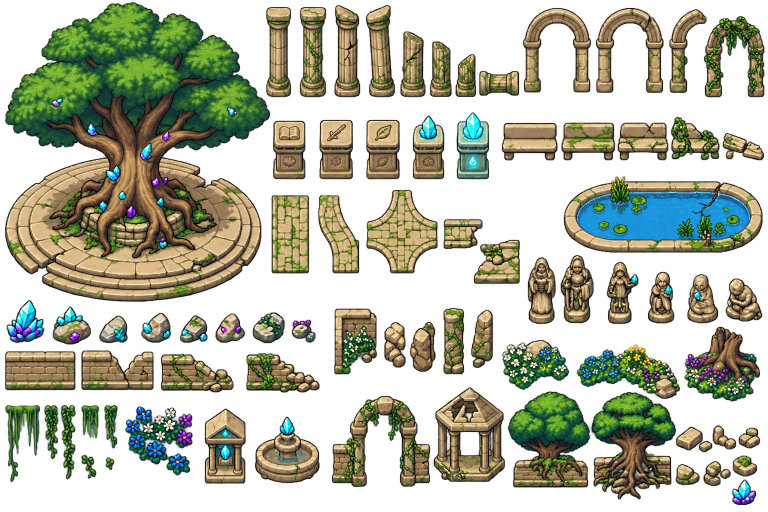
#> input picture assets/Tree Mystical.png, 1536 x 1024 px (shown at 1/2 size)
$ python mysticut.py
#> lines starting #> are read from the running program, lines starting #| are printed output that depends on the picture; after the words box and inside, x2 and y2 are one past the last pixel; in counts of white or black regions, pixels touching at a corner belong together
"""Slice the Mystical Tree ruins sheet (assets/Tree Mystical.png) into props.

Like treee.png this sheet arrives with a real alpha channel and no panel
chrome, so there is nothing to matte. Unlike the tree sheet it is NOT a grid —
sprites are scattered freely — so cells come from connected-component labelling
on the alpha, dilated a few pixels so a sprite drawn as detached clusters
(canopy + trunk, flower sprays) stays one piece.

  python3 tools/mysticut.py index          # contact sheet + blobs json
  python3 tools/mysticut.py cut            # write every NAMED blob to _src
  python3 tools/mysticut.py cut name..     # just these names

Cuts land in assets/props/_src at sheet resolution; tools/bake_props.py then
resamples them to the sizes DECOR_SIZE asks for, same as every other prop.
"""
import json, os, sys
import numpy as np
from PIL import Image, ImageDraw
from scipy import ndimage

ROOT = os.path.dirname(os.path.dirname(os.path.abspath(__file__)))
SHEET = os.path.join(ROOT, "assets/Tree Mystical.png")
OUT = os.path.join(ROOT, "assets/props/_src")
WORK = os.path.join(os.path.dirname(os.path.abspath(__file__)), "_index")

# blob index -> prop name, filled in after eyeballing the indexed contact
# sheet. A name of None leaves the blob uncut. One blob may carry several
# names with explicit sub-boxes when two sprites touch (name, x0,y0,x1,y1
# relative to the blob's own crop).
NAMES = {
    0: "mystic_tree_grand",
    1: "myst_col_a", 2: "myst_col_b", 3: "myst_col_cracked", 4: "myst_col_tall",
    5: "myst_col_lean", 6: "myst_col_broken",
    11: [("myst_col_stub", 0, 0, 47, 87), ("myst_col_drum", 47, 0, 129, 87)],
    7: "myst_arch_a", 8: "myst_arch_b", 9: "myst_arch_narrow", 10: "myst_arch_vine",
    12: "myst_ped_book", 13: "myst_ped_sword", 14: "myst_ped_leaf",
    15: "myst_ped_crystal_dim", 16: "myst_ped_crystal_lit",
    17: "myst_bench_a",
    18: [("myst_bench_b", 0, 0, 120, 88), ("myst_bench_c", 118, 0, 225, 88),
         ("myst_bench_d", 222, 0, 318, 88)],
    19: "myst_bench_bit",
    22: ["myst_path_straight", "myst_path_straight_ew"],
    23: ["myst_path_curve", "myst_path_curve_ew"], 20: "myst_path_cross",
    24: "myst_path_edge", 25: "myst_path_steps",
    21: "myst_pond",
    26: "myst_statue_maiden", 27: "myst_statue_knight", 28: "myst_statue_crystal",
    29: "myst_statue_kneel", 30: "myst_statue_glow", 31: "myst_statue_sit",
    32: "myst_crystals_purple", 33: "myst_crystals_cyan",
    34: "myst_rock_a", 35: "myst_rock_b", 36: "myst_rock_c", 37: "myst_rock_d",
    38: "myst_rock_e", 39: "myst_crystals_mini",
    46: "myst_wall_long", 47: "myst_wall_gap", 48: "myst_wall_vine", 49: "myst_wall_steps",
    40: "myst_door_flowers", 41: "myst_stone_pair", 42: "myst_stone_one",
    43: "myst_pillar_moss_a", 44: "myst_pillar_moss_b",
    50: "myst_bush_white", 51: "myst_bush_meadow", 45: "myst_stump_flowers",
    52: "myst_vine_curtain_a", 53: "myst_vine_curtain_b",
    54: "myst_vine_a", 55: "myst_vine_b", 63: "myst_vine_c", 64: "myst_vine_d",
    56: "myst_flower_spray",
    57: "myst_shrine_niche", 58: "myst_fountain_mini",
    59: "myst_arch_ruin", 60: "myst_gazebo",
    61: [("myst_tree_round", 0, 0, 168, 218), ("myst_tree_roots", 166, 0, 339, 218)],
    62: "myst_rubble_a", 65: "myst_rubble_b", 66: "myst_rubble_c",
    67: "myst_crystal_spike",
}


def blobs():
    im = Image.open(SHEET).convert("RGBA")
#> im is the input picture: PIL image 1536x1024 RGBA; mean R, G, B, A 100.9, 103.5, 71.2, 122.4
    a = np.asarray(im)
    alpha = a[..., 3] > 24
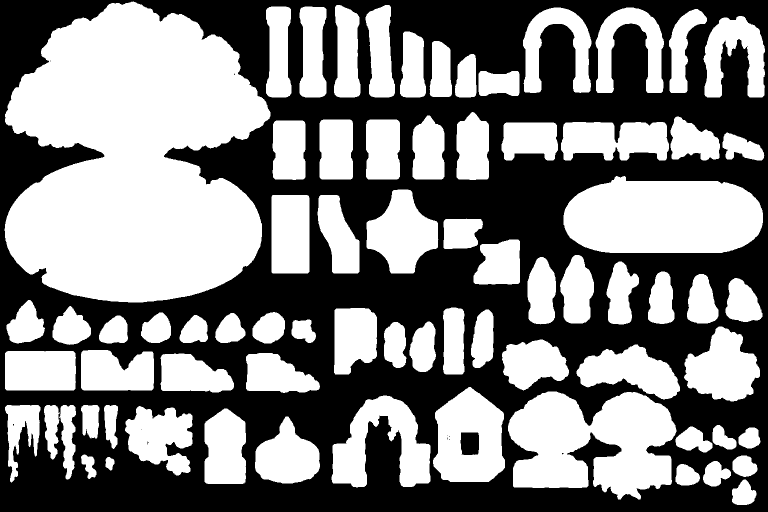
#> alpha: shape (1024, 1536) bool (shown at 1/2 size); 50.4% white; 15 black regions (13 under 20 px), largest, box (x1, y1, x2, y2) and area: (0, 0, 1536, 1024) 778717, (921, 865, 958, 910) 1576
    # Merge detached clusters: a canopy floating over its trunk, a spray of
    # flowers. 5px reaches across the biggest internal gap on this sheet
    # without bridging the real gutters between neighbouring sprites.
    fat = ndimage.binary_dilation(alpha, iterations=DILATE)
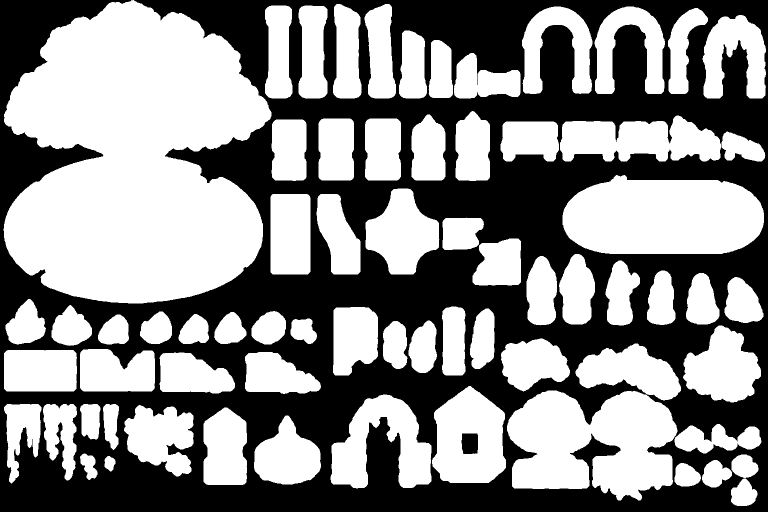
#> fat: shape (1024, 1536) bool (shown at 1/2 size); 54.1% white; 4 black regions (2 under 20 px), largest, box (x1, y1, x2, y2) and area: (0, 0, 1536, 1024) 720288, (923, 867, 956, 908) 1282
    lab, n = ndimage.label(fat)
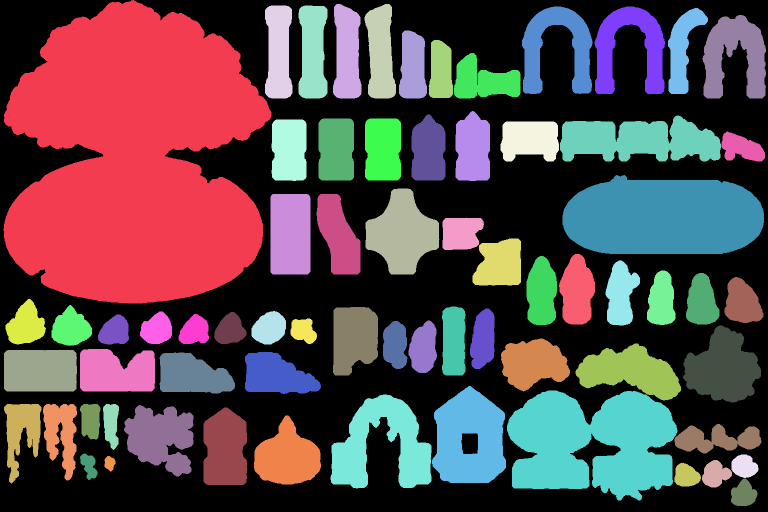
#> lab: shape (1024, 1536) int32 (shown at 1/2 size); 70 distinct labels, from 0 to 69; one colour per label, 0 black
#> n = 69
    boxes = []
    for k, sl in enumerate(ndimage.find_objects(lab), start=1):
        y0, y1 = sl[0].start, sl[0].stop
        x0, x1 = sl[1].start, sl[1].stop
        # only THIS blob's pixels: two sprites whose boxes overlap (the grand
        # tree's canopy brushes column 1) must not leak into each other's cut
        m = alpha[sl] & (lab[sl] == k)
        if m.sum() < 120:  # dust
            continue
        ys, xs = np.where(m)
        boxes.append([int(x0 + xs.min()), int(y0 + ys.min()),
                      int(x0 + xs.max() + 1), int(y0 + ys.max() + 1), k])
#> this loop made 69 passes
#> (y0, y1, x0, x1) on passes 1 to 12: (0, 607, 7, 543), (8, 197, 666, 723), (8, 197, 729, 792), (11, 197, 530, 585), (11, 197, 597, 655), (13, 188, 1044, 1185), (13, 188, 1189, 1330), (16, 188, 1336, 1416), (30, 197, 1405, 1532), (61, 197, 798, 854), (80, 196, 857, 906), (106, 197, 908, 1041)
#> pass 1, in blobs, `m = alpha[sl] & (lab[sl] == k)`:
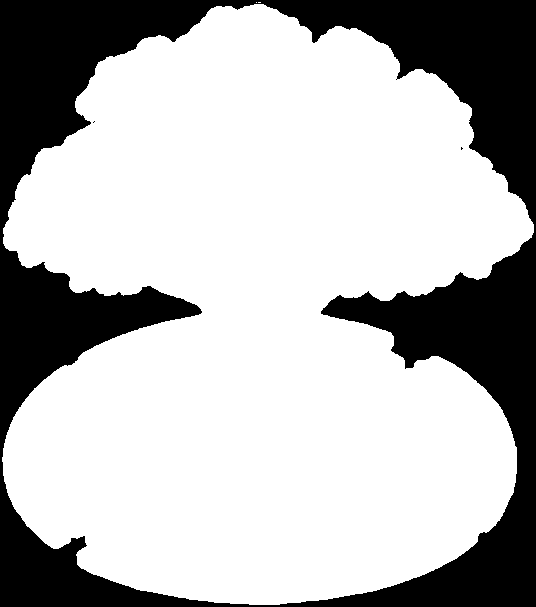
#> m: shape (607, 536) bool; 71.4% white; 3 black regions (2 under 20 px), largest, box (x1, y1, x2, y2) and area: (0, 0, 536, 607) 93050
#> after the loop:
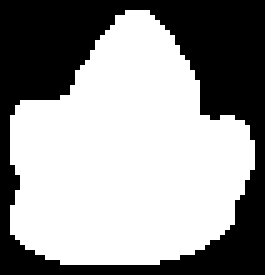
#> m: shape (55, 53) bool (shown 5 times larger); 59.8% white; 1 black region, box (x1, y1, x2, y2) and area: (0, 0, 53, 55) 1172
#> after the loop, boxes = 69 items, first 6: [9, 2, 541, 605, 1], [668, 10, 721, 195, 2], [731, 10, 790, 195, 3], [532, 13, 583, 195, 4], [599, 13, 653, 195, 5], [1046, 15, 1183, 186, 6]
    boxes.sort(key=lambda b: (b[1] // 96, b[0]))  # rough reading order
    return im, boxes, lab


DILATE = 2  # px; merges a sprite's detached clusters without bridging gutters


def index():
    im, boxes, _ = blobs()
#> boxes = 69 items, first 6: [9, 2, 541, 605, 1], [532, 13, 583, 195, 4], [599, 13, 653, 195, 5], [668, 10, 721, 195, 2], [731, 10, 790, 195, 3], [800, 63, 852, 195, 10]
    os.makedirs(WORK, exist_ok=True)
    sheet = im.convert("RGB")
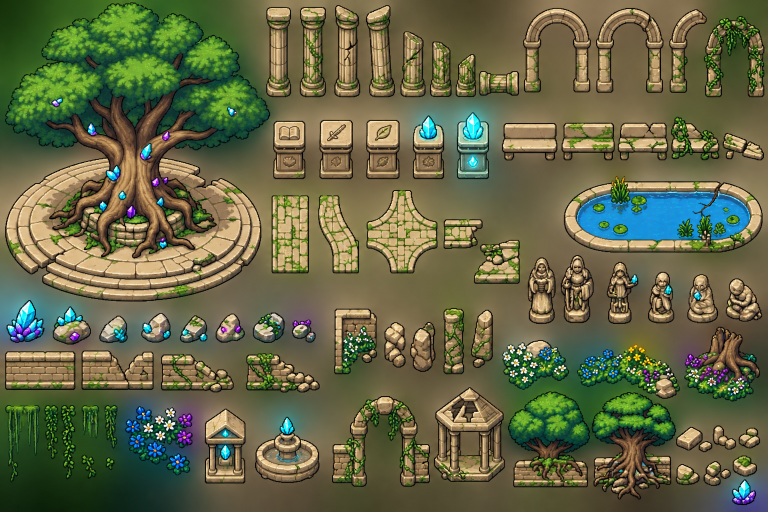
#> sheet: PIL image 1536x1024 RGB (shown at 1/2 size); mean R, G, B 100.9, 103.5, 71.2
    d = ImageDraw.Draw(sheet)
    for i, (x0, y0, x1, y1, _k) in enumerate(boxes):
        d.rectangle([x0, y0, x1 - 1, y1 - 1], outline=(255, 60, 60), width=2)
        d.text((x0 + 3, y0 + 2), str(i), fill=(255, 255, 80))
#> this loop made 69 passes
#> (x0, y0, x1, y1, _k) on passes 1 to 12: (9, 2, 541, 605, 1), (532, 13, 583, 195, 4), (599, 13, 653, 195, 5), (668, 10, 721, 195, 2), (731, 10, 790, 195, 3), (800, 63, 852, 195, 10), (859, 82, 904, 194, 11), (1046, 15, 1183, 186, 6), (1191, 15, 1328, 186, 7), (1338, 18, 1414, 186, 8), (1407, 32, 1530, 195, 9), (910, 108, 1039, 195, 12)
    sheet.save(os.path.join(WORK, "mystic_contact.png"))
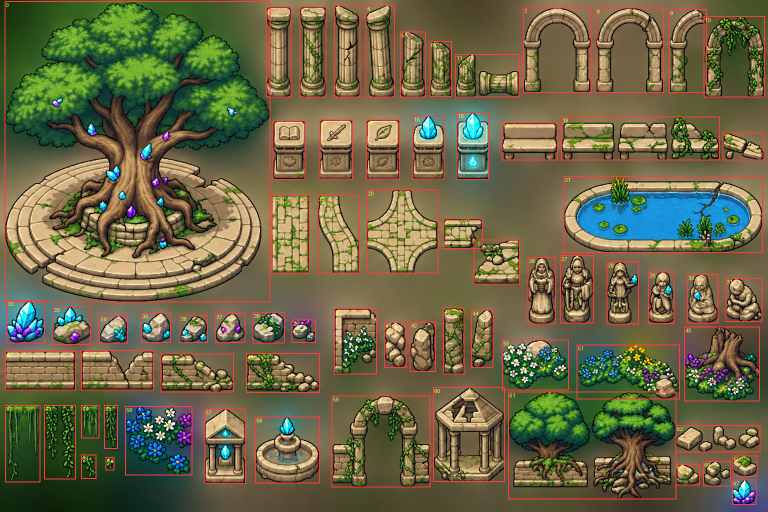
#> saved as mystic_contact.png: PIL image 1536x1024 RGB (shown at 1/2 size); mean R, G, B 107.5, 102.7, 71.2
    json.dump(boxes, open(os.path.join(WORK, "blobs_mystic.json"), "w"))
    print(f"{len(boxes)} blobs -> {WORK}/mystic_contact.png")
#| 69 blobs -> tools/_index/mystic_contact.png


# Cuts that are pre-rotated on disk (degrees CCW). The engine draws props
# upright and can only mirror them, so an E-W run of the sheet's N-S paving
# strip is made here rather than there.
ROTATE = {"myst_path_straight_ew": 90, "myst_path_curve_ew": 90}


def cut(want):
    im = Image.open(SHEET).convert("RGBA")
    boxes = json.load(open(os.path.join(WORK, "blobs_mystic.json")))
    _, _, lab = blobs()
    os.makedirs(OUT, exist_ok=True)
    for i, spec in NAMES.items():
        if spec is None:
            continue
        entries = spec if isinstance(spec, list) else [spec]
        for e in entries:
            if isinstance(e, str):
                name, sub = e, None
            else:
                name, sub = e[0], e[1:]
            if want and name not in want:
                continue
            x0, y0, x1, y1, k = boxes[i]
            if sub:
                sx0, sy0, sx1, sy1 = sub
                x0, y0, x1, y1 = x0 + sx0, y0 + sy0, x0 + sx1, y0 + sy1
            arr = np.array(im.crop((x0, y0, x1, y1)))
            arr[..., 3] = np.where(lab[y0:y1, x0:x1] == k, arr[..., 3], 0)
            crop = Image.fromarray(arr)
            # tighten once more after a sub-box / label mask
            a = arr[..., 3] > 24
            ys, xs = np.where(a)
            crop = crop.crop((int(xs.min()), int(ys.min()),
                              int(xs.max() + 1), int(ys.max() + 1)))
            if name in ROTATE:
                crop = crop.rotate(ROTATE[name], expand=True)
            crop.save(os.path.join(OUT, name + ".png"))
            print(f"  {name:24s} blob {i:3d}  {crop.size[0]}x{crop.size[1]}")


if __name__ == "__main__":
    mode = sys.argv[1] if len(sys.argv) > 1 else "index"
    if mode == "index":
        index()
    elif mode == "cut":
        cut(set(sys.argv[2:]))

$ run again, with assets/duck.png copied over assets/Tree Mystical.png
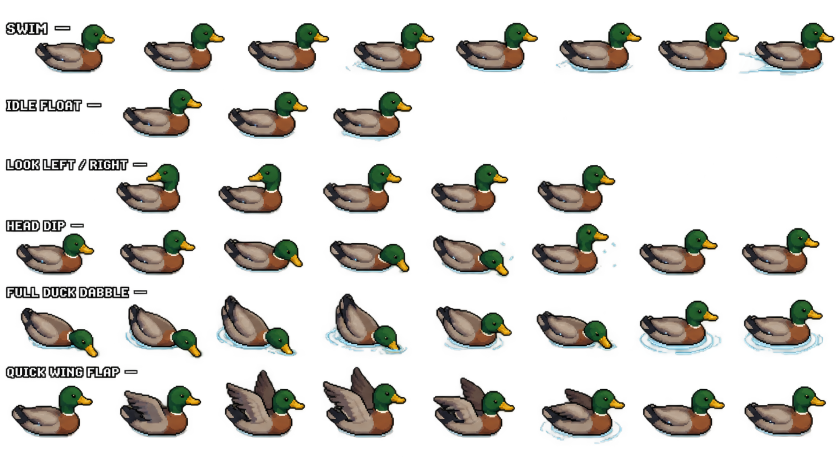
#> input picture assets/duck.png, 1672 x 940 px (shown at 1/2 size)
#> in blobs, im is the input picture: PIL image 1672x940 RGBA; mean R, G, B, A 30.6, 29.8, 24.1, 61.6
#> alpha: shape (940, 1672) bool; 26.2% white; 79 white regions (9 under 20 px), largest, box (x1, y1, x2, y2) and area: (645, 733, 813, 876) 14531, (449, 739, 611, 876) 13577, (1080, 776, 1251, 886) 12393
#> fat: shape (940, 1672) bool; 29% white; 59 white regions, largest, box (x1, y1, x2, y2) and area: (643, 731, 815, 878) 15617, (447, 737, 613, 878) 14602, (1078, 774, 1253, 890) 13839
#> lab: shape (940, 1672) int32; 61 distinct labels, from 0 to 60
#> n = 60
#> the loop in blobs, `for k, sl in enumerate(ndimage.find_objects(lab), start=1):` made 60 passes
#> (y0, y1, x0, x1) on passes 1 to 8: (42, 72, 9, 98), (43, 147, 910, 1078), (43, 149, 1109, 1286), (43, 146, 1314, 1481), (43, 154, 1475, 1672), (44, 147, 285, 452), (44, 147, 493, 661), (44, 147, 703, 871)
#> after the loop in blobs, `for k, sl in enumerate(ndimage.find_objects(lab), start=1):`:
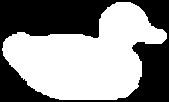
#> m: shape (102, 169) bool; 55.2% white; 1 black region, box (x1, y1, x2, y2) and area: (0, 0, 169, 102) 7715
#> after the loop in blobs, `for k, sl in enumerate(ndimage.find_objects(lab), start=1):`: boxes = 53 items, first 6: [11, 44, 96, 70, 1], [912, 45, 1076, 145, 2], [1111, 45, 1284, 147, 3], [1316, 45, 1479, 144, 4], [1477, 45, 1670, 152, 5], [287, 46, 450, 145, 6]
#> in index, `im, boxes, _ = blobs()`: boxes = 53 items, first 6: [11, 44, 96, 70, 1], [70, 48, 230, 147, 9], [108, 51, 142, 62, 10], [287, 46, 450, 145, 6], [495, 46, 659, 145, 7], [705, 46, 869, 145, 8]
#> the loop in index, `for i, (x0, y0, x1, y1, _k) in enumerate(boxes):` made 53 passes
#> in index, `sheet.save(os.path.join(WORK, "mystic_contact.png"))`:
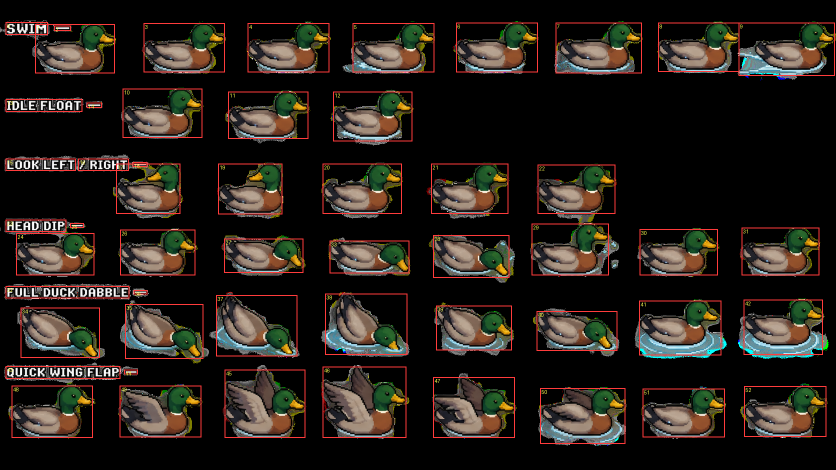
#> saved as mystic_contact.png: PIL image 1672x940 RGB (shown at 1/2 size); mean R, G, B 37.4, 30.7, 25
#| 53 blobs -> tools/_index/mystic_contact.png

$ run again, with assets/frog.png copied over assets/Tree Mystical.png
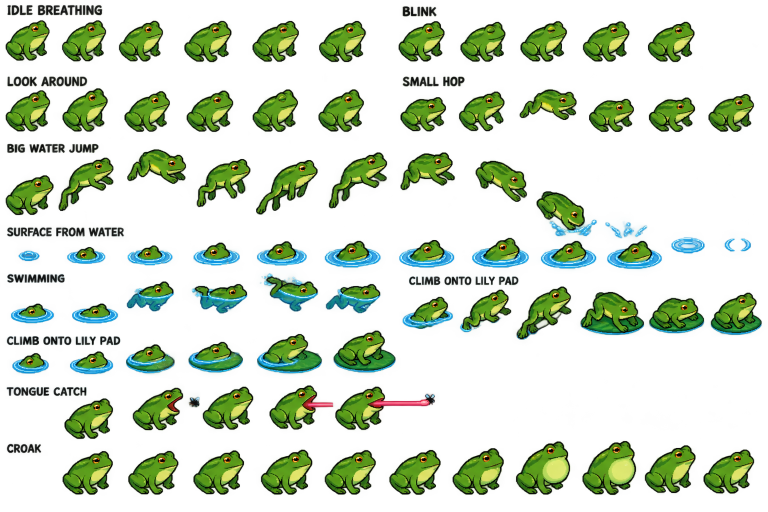
#> input picture assets/frog.png, 1536 x 1024 px (shown at 1/2 size)
#> in blobs, im is the input picture: PIL image 1536x1024 RGBA; mean R, G, B, A 55.3, 94.3, 46.3, 62.4
#> alpha: shape (1024, 1536) bool; 26.7% white; 121 white regions (4 under 20 px), largest, box (x1, y1, x2, y2) and area: (1164, 881, 1273, 991) 8338, (1031, 882, 1141, 990) 8169, (1160, 583, 1289, 671) 8078
#> fat: shape (1024, 1536) bool; 30.2% white; 106 white regions, largest, box (x1, y1, x2, y2) and area: (1162, 879, 1275, 993) 9011, (1029, 880, 1143, 992) 8828, (1158, 581, 1291, 673) 8736
#> lab: shape (1024, 1536) int32; 107 distinct labels, from 0 to 106
#> n = 106
#> the loop in blobs, `for k, sl in enumerate(ndimage.find_objects(lab), start=1):` made 106 passes
#> (y0, y1, x0, x1) on passes 1 to 8: (7, 33, 73, 207), (8, 33, 12, 68), (10, 36, 803, 876), (38, 124, 9, 102), (38, 126, 122, 215), (39, 126, 235, 329), (39, 127, 366, 466), (39, 126, 502, 600)
#> after the loop in blobs, `for k, sl in enumerate(ndimage.find_objects(lab), start=1):`: boxes = 106 items, first 6: [75, 9, 205, 31, 1], [14, 10, 66, 31, 2], [805, 12, 874, 34, 3], [11, 40, 100, 122, 4], [124, 40, 213, 124, 5], [237, 41, 327, 124, 6]
#> in index, `im, boxes, _ = blobs()`: boxes = 106 items, first 6: [11, 40, 100, 122, 4], [14, 10, 66, 31, 2], [75, 9, 205, 31, 1], [124, 40, 213, 124, 5], [237, 41, 327, 124, 6], [368, 41, 464, 125, 7]
#> the loop in index, `for i, (x0, y0, x1, y1, _k) in enumerate(boxes):` made 106 passes
#> in index, `sheet.save(os.path.join(WORK, "mystic_contact.png"))`:
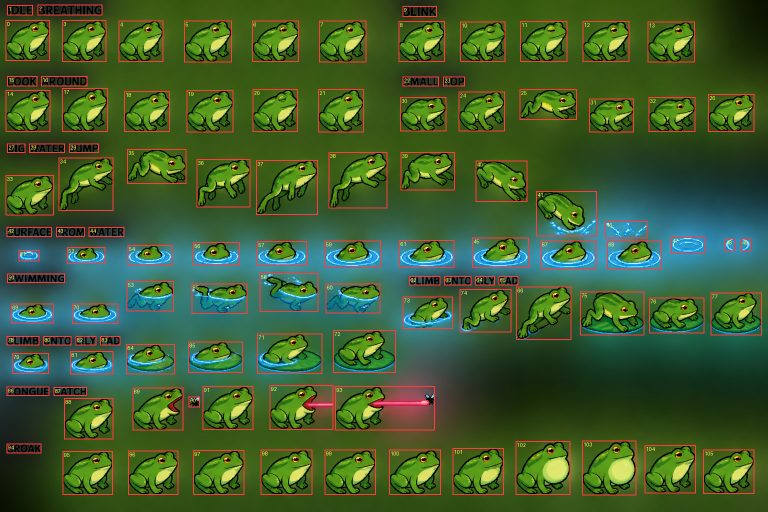
#> saved as mystic_contact.png: PIL image 1536x1024 RGB (shown at 1/2 size); mean R, G, B 63.8, 93.4, 46.6
#| 106 blobs -> tools/_index/mystic_contact.png
